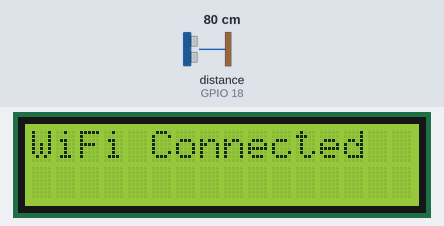
This sketch was run on a simulated ESP32. On the bench: 16×2 character LCD. Wiring (inferred from the names in the program): ultrasonic range finder: trigger GPIO 5; echo GPIO 18. The test bench sets the inputs (shaded band); at power-on: distance to the obstacle (sensor on GPIO 18) 80 cm. The echo pulse lasts 58.3 µs per cm; WiFi joins after 1.5 s; servers stay silent unless stated; what the sketch prints to the serial monitor is not drawn.

Above: at 2.0 s.
At 4.6 s:
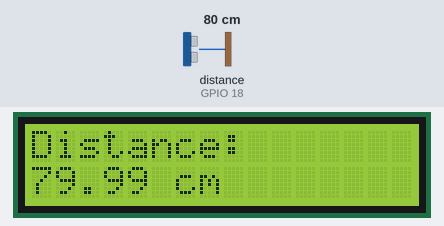
4.7 s: distance to the obstacle (sensor on GPIO 18) set to 2 cm
At 6.6 s:
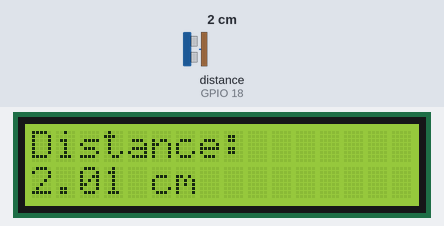
6.9 s: distance to the obstacle (sensor on GPIO 18) set to 4 cm
At 8.5 s:
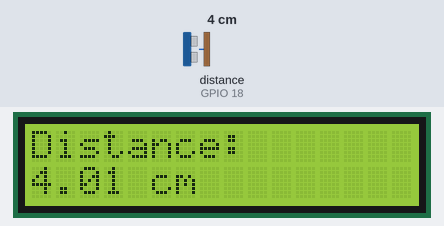
9.0 s: distance to the obstacle (sensor on GPIO 18) set to 9 cm
At 10.3 s:
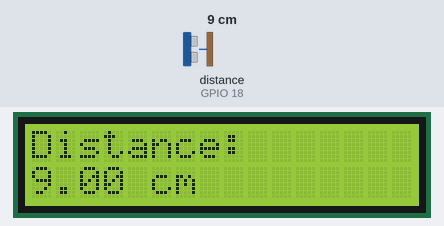
Timing chart, 0 to 12.0 s (numbered marks = the images above; inputs shaded):
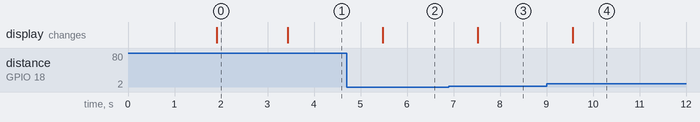

Measured:
- after the input at 4.7 s, the display: changes after 0.78 s (image 2)
- after the input at 6.9 s, the display: changes after 0.62 s (image 3)
- after the input at 9.0 s, the display: changes after 0.56 s (image 4)
- what the display in image 0 shows lasts 1.5 s, from 1.9 s to 3.4 s

The sketch:

ESP32_Ultrasonic_LCD_Blynk.ino
```cpp
#define BLYNK_TEMPLATE_ID "TMPL3JUb_1LSE"
#define BLYNK_TEMPLATE_NAME "ultra sonic sensor with lcd"
#define BLYNK_AUTH_TOKEN "98kty2NDnnaTGPySnOD2jVm4En-xd42k"

#include <Wire.h>
#include <LiquidCrystal_I2C.h>
#include <WiFi.h>
#include <BlynkSimpleEsp32.h>

// Wi-Fi Credentials
char ssid[] = "Wokwi-GUEST";
char pass[] = "";

// LCD Initialization (I2C Address: 0x27, 16x2 Display)
LiquidCrystal_I2C lcd(0x27, 16, 2);

// Ultrasonic Sensor Pins
#define TRIG_PIN 5
#define ECHO_PIN 18

void setup() {
  Serial.begin(115200);

  Wire.begin(21, 22);

  lcd.init();
  lcd.backlight();

  lcd.setCursor(0, 0);
  lcd.print("Connecting...");
  lcd.setCursor(0, 1);
  lcd.print("Please Wait");

  pinMode(TRIG_PIN, OUTPUT);
  pinMode(ECHO_PIN, INPUT);

  Blynk.begin(BLYNK_AUTH_TOKEN, ssid, pass);

  lcd.clear();
  lcd.setCursor(0, 0);
  lcd.print("WiFi Connected");
  delay(1500);
}

void loop() {
  Blynk.run();

  long duration;
  float distance;

  digitalWrite(TRIG_PIN, LOW);
  delayMicroseconds(2);

  digitalWrite(TRIG_PIN, HIGH);
  delayMicroseconds(10);

  digitalWrite(TRIG_PIN, LOW);

  duration = pulseIn(ECHO_PIN, HIGH);

  distance = (duration * 0.0343) / 2;

  Serial.print("Distance: ");
  Serial.print(distance);
  Serial.println(" cm");

  lcd.clear();
  lcd.setCursor(0, 0);
  lcd.print("Distance:");

  lcd.setCursor(0, 1);
  lcd.print(distance, 2);
  lcd.print(" cm");

  Blynk.virtualWrite(V0, distance);

  delay(1000);
}
```
